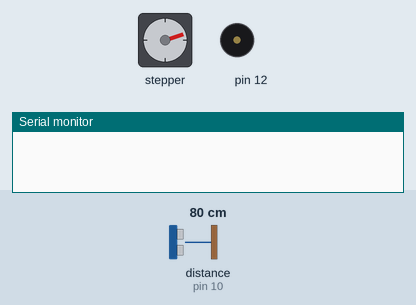
A sketch run on a simulated Arduino Uno, built with avr-gcc and run on an emulated ATmega328P. On the bench: stepper motor, buzzer (waves = sounding), the last lines printed to the serial monitor. Wiring (inferred from the names in the program): ultrasonic range finder: trigger pin 11; echo pin 10. The test bench sets the inputs (shaded band); at power-on: distance to the obstacle (sensor on pin 10) 80 cm. The echo pulse lasts 58.3 µs per cm; stepper angles assume 2038 steps per turn.

Above: at 1.4 s.
1.5 s: distance to the obstacle (sensor on pin 10) set to 12 cm
At 1.68 s:
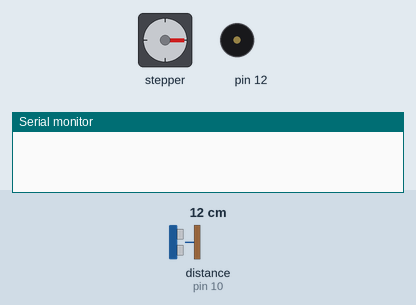
4.5 s: distance to the obstacle (sensor on pin 10) set to 9 cm
At 4.73 s:
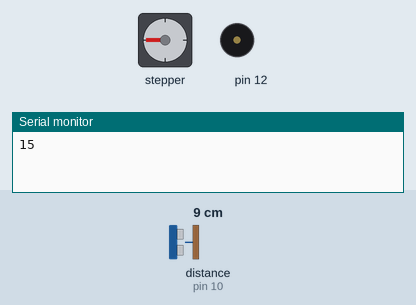
At 5.36 s:
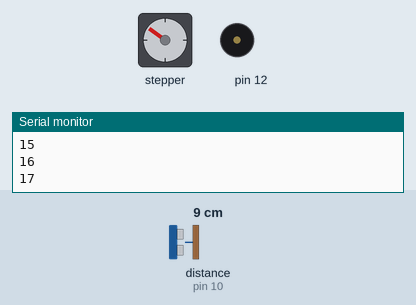
Timing chart, 0 to 13.5 s (numbered marks = the images above; inputs shaded):
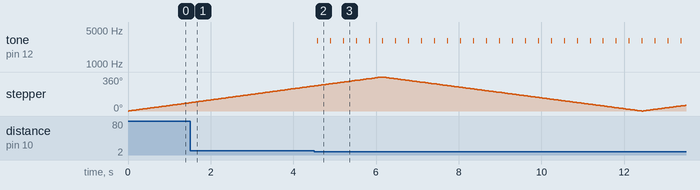

The sketch:

radar.ino
```cpp
#include <Stepper.h>

#define trigger 11
#define echo 10

long duration;
int distance;

int stepsPerRevolution = 102;
int fullRotation = 2038;
int limit = 0;
int currStep = 0;
bool clockwise = true;
int count = 0;
Stepper myStepper(fullRotation, 6, 8, 7, 9);


void setup() {

  pinMode(trigger, OUTPUT);
  pinMode(echo, INPUT);
  pinMode(12, OUTPUT);
  myStepper.setSpeed(10);
  Serial.begin(9600);
}

void loop()
{
	MotorHandler();
}

void SensorHandler()
{
  digitalWrite(trigger, LOW);
  delayMicroseconds(2);
  digitalWrite(trigger, HIGH);
  delayMicroseconds(10);
  digitalWrite(trigger, LOW);
  duration = pulseIn(echo, HIGH);
  distance = duration * 0.034 / 2;
  //Serial.print("Distance: ");
  //Serial.println(distance);
  if(distance < 10){
    Buzz();
    Serial.println(count);
  }
}

float microsecondsToCentimeters(float microseconds) {
   return microseconds / 29 / 2;
}

void MotorHandler(){

  if(clockwise){

    while(currStep < limit){
    myStepper.step(stepsPerRevolution);
    currStep += stepsPerRevolution;
    count++;
    SensorHandler();
  }

    stepsPerRevolution = -stepsPerRevolution;
    limit = 0;
    clockwise = false;
  }
  else{
      while(currStep > limit){
      myStepper.step(stepsPerRevolution);
      currStep += stepsPerRevolution;
      count--;
      SensorHandler();
    }
      stepsPerRevolution = -stepsPerRevolution;
      limit = fullRotation;
      clockwise = true;
  }

}

void Buzz(){
  tone(12, 3000);
  delay(10);
  noTone(12);
}
```

Measured:
- the behaviour switches between 11 and 10 cm on distance to the obstacle (sensor on pin 10) (found by bisection; images 1 and 2)
- after the input at 4.5 s, tone on pin 12: alternates 3000 Hz for 0.01 s and silent for 0.30 s, starting after 0.08 s
